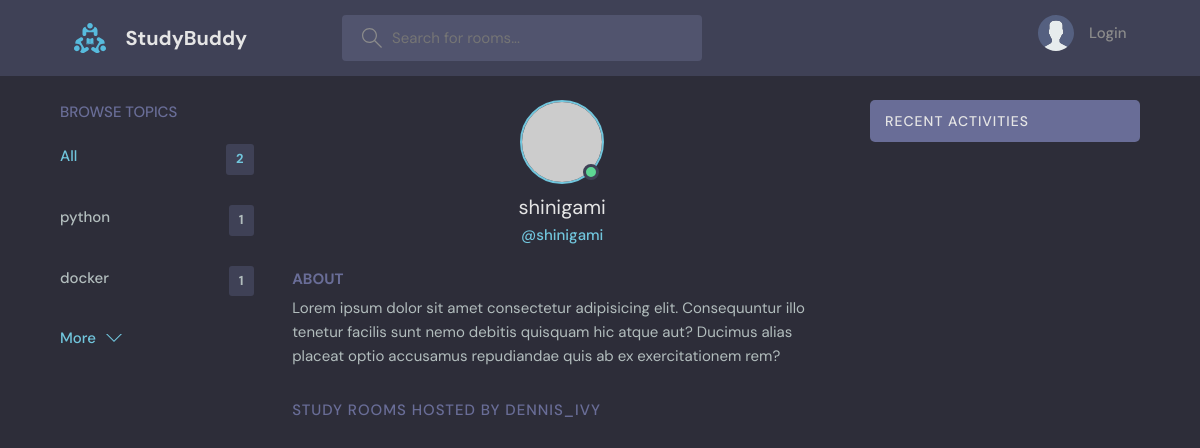
The page /profile/5/ on the database as committed earlier.
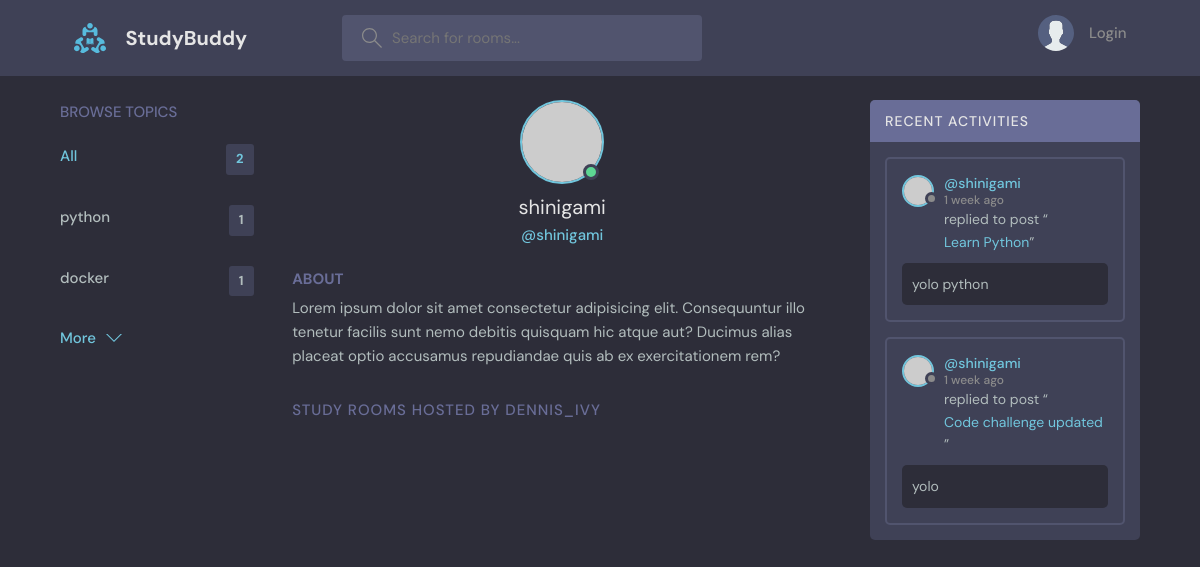
The same page on the database as committed later.
### base/models.py (models this page shows, shortened)
class Topic(models.Model):
    name = models.CharField(max_length=200)

class Message(models.Model):
    user = models.ForeignKey(User, on_delete=models.CASCADE)
    room = models.ForeignKey(Room, on_delete=models.CASCADE)
    body = models.TextField()
    updated = models.DateTimeField(auto_now = True)
    created = models.DateTimeField(auto_now_add=True)
    class Meta:
        ordering = ['-updated','-created']

class Room(models.Model):
    host = models.ForeignKey(User, on_delete=models.SET_NULL, null=True)
    topic = models.ForeignKey(Topic, on_delete=models.SET_NULL, null=True)
    name = models.CharField(max_length=200)
    description = models.TextField(null=True, blank=True)
    participants = models.ManyToManyField(User, related_name='participants')
    updated = models.DateTimeField(auto_now = True)
    created = models.DateTimeField(auto_now_add=True)
    class Meta:
        ordering = ['-updated','-created']
    def __str__(self):
        return self.name

### base/views.py (the view)
# urls.py: path('profile/<str:pk>/', views.userProfile, name='user-profile'),
def userProfile(request,pk):
    user = User.objects.get(id=pk)
    rooms = user.room_set.all()
    room_messages = user.message_set.all()
    topics = Topic.objects.all()
    context = {'user':user,'rooms':rooms ,'room_messages':room_messages,'topics':topics}
    return render(request,'base/profile.html',context)

### base/templates/base/profile.html (shortened to what this page needs)
{% extends 'main.html' %}
{% block content %}
  <main class="profile-page layout layout--3">
    <div class="container">
      {% include 'base/topics_component.html' %}
      <div class="roomList">
        <div class="profile">
          <div class="profile__avatar">
            <div class="avatar avatar--large active">
              <img src="https://randomuser.me/api/portraits/men/11.jpg" />
            </div>
          </div>
          <div class="profile__info">
            <h3>{{user.username}}</h3>
            <p>@{{user.username}}</p>
          </div>
          <div class="profile__about">
            <h3>About</h3>
            <p>
              Lorem ipsum dolor sit amet consectetur adipisicing elit. Consequuntur illo tenetur
              facilis sunt nemo debitis quisquam hic atque aut? Ducimus alias placeat optio
              accusamus repudiandae quis ab ex exercitationem rem?
            </p>
          </div>
        </div>
        <div class="roomList__header">
          <div>
            <h2>Study Rooms Hosted by dennis_ivy</a>
            </h2>
          </div>
        </div>
      </div>
      {% include 'base/activity_component.html' %}
    </div>
  </main>
{% endblock content %}

### base/templates/base/topics_component.html
<div class="topics">
    <div class="topics__header">
      <h2>Browse Topics</h2>
    </div>
    <ul class="topics__list">
      <li>
        <a href="{% url 'home' %}" class="active">All <span>{{topics.count}}</span></a>
      </li>
      {% for topic in topics %}
      <li>
        <a href = "{% url 'home' %}?q={{topic.name}}">{{ topic.name }}<span>{{topic.room_set.all.count}}</span></a>
      </li>
      {% endfor %}
    </ul>
    <a class="btn btn--link" href="{% url 'topics' %}">
      More
      <svg version="1.1" xmlns="http://www.w3.org/2000/svg" width="32" height="32" viewBox="0 0 32 32">
        <title>chevron-down</title>
        <path d="M16 21l-13-13h-3l16 16 16-16h-3l-13 13z"></path>
      </svg>
    </a>
  </div>

### base/templates/base/activity_component.html (shortened to what this page needs)
<div class="activities">
    <div class="activities__header">
      <h2>Recent Activities</h2>
    </div>
    {% for message in room_messages %}
    <div class="activities__box">
      <div class="activities__boxHeader roomListRoom__header">
        <a href="{% url 'user-profile' message.user.id %}" class="roomListRoom__author">
          <div class="avatar avatar--small">
            <img src="https://randomuser.me/api/portraits/women/11.jpg" />
          </div>
          <p>
            @{{message.user}}
            <span>{{message.created|timesince}} ago</span>
          </p>
        </a>
      </div>
      <div class="activities__boxContent">
        <p>replied to post “<a href="{% url 'room' message.room.id %}">{{message.room}}</a>”</p>
        <div class="activities__boxRoomContent">
          {{message.body}}
        </div>
      </div>
    </div>
    {% endfor %}
  </div>

Rows that differ between the two databases and show on the page:
added Message: user "shinigami", created "1 week", room "Learn Python", body "yolo python"
added Message: user "shinigami", created "1 week", room "Code challenge updated", body "yolo"
